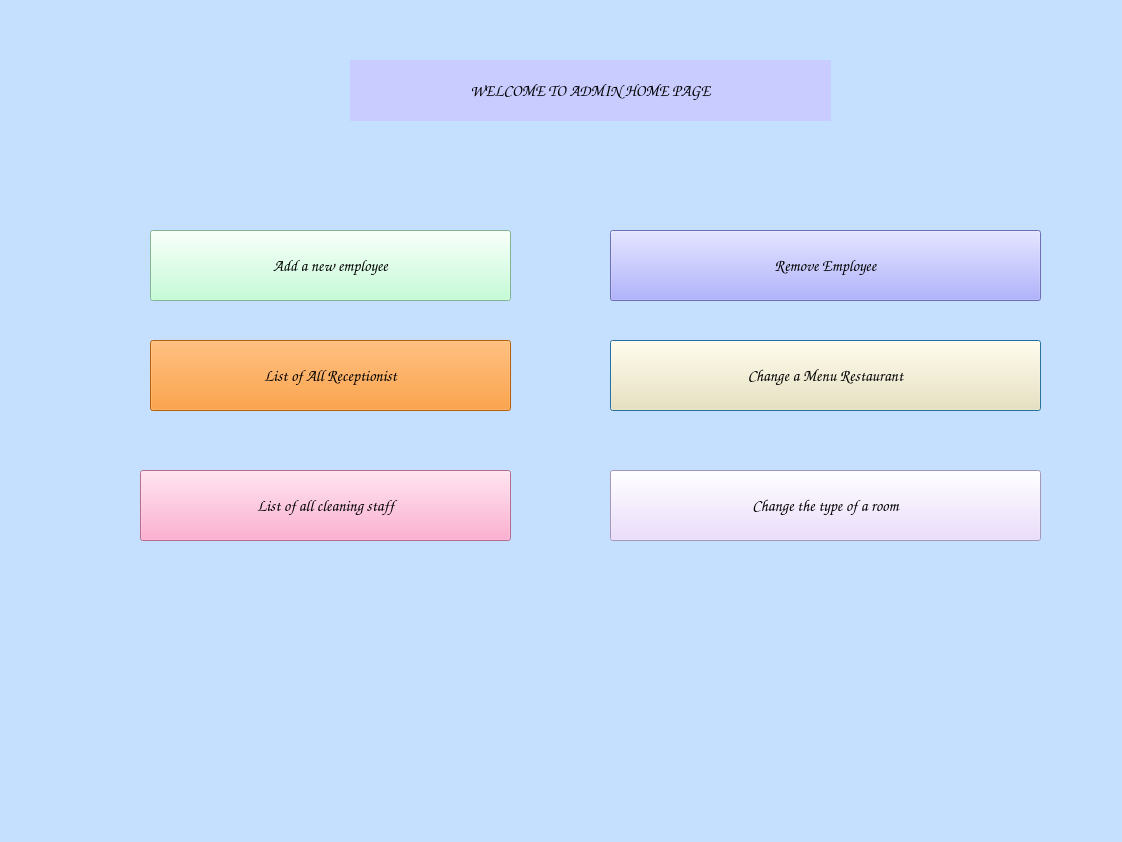
<?xml version="1.0" encoding="UTF-8"?>
<ui version="4.0">
 <class>Admin_WelcomePage</class>
 <widget class="QDialog" name="Admin_WelcomePage">
  <property name="geometry">
   <rect>
    <x>0</x>
    <y>0</y>
    <width>1122</width>
    <height>842</height>
   </rect>
  </property>
  <property name="cursor">
   <cursorShape>ClosedHandCursor</cursorShape>
  </property>
  <property name="windowTitle">
   <string>Receptionist Welcome Page</string>
  </property>
  <property name="styleSheet">
   <string notr="true">background-color: rgb(197, 223, 255);</string>
  </property>
  <widget class="QPushButton" name="WelcomePage_Change_Menu_PB">
   <property name="geometry">
    <rect>
     <x>610</x>
     <y>340</y>
     <width>431</width>
     <height>71</height>
    </rect>
   </property>
   <property name="font">
    <font>
     <family>Comic Sans MS</family>
     <pointsize>12</pointsize>
     <weight>75</weight>
     <bold>true</bold>
    </font>
   </property>
   <property name="cursor">
    <cursorShape>PointingHandCursor</cursorShape>
   </property>
   <property name="styleSheet">
    <string notr="true">background-color: rgb(255, 232, 174);</string>
   </property>
   <property name="text">
    <string>Change a Menu Restaurant</string>
   </property>
  </widget>
  <widget class="QPushButton" name="WelcomePage_Add_new_employee_PB">
   <property name="geometry">
    <rect>
     <x>150</x>
     <y>230</y>
     <width>361</width>
     <height>71</height>
    </rect>
   </property>
   <property name="font">
    <font>
     <family>Comic Sans MS</family>
     <pointsize>12</pointsize>
     <weight>75</weight>
     <bold>true</bold>
    </font>
   </property>
   <property name="cursor">
    <cursorShape>PointingHandCursor</cursorShape>
   </property>
   <property name="styleSheet">
    <string notr="true">background-color: rgb(180, 255, 204);</string>
   </property>
   <property name="text">
    <string>Add a new employee</string>
   </property>
  </widget>
  <widget class="QPushButton" name="WelcomePage_list_of_all_receptionist_PB">
   <property name="geometry">
    <rect>
     <x>150</x>
     <y>340</y>
     <width>361</width>
     <height>71</height>
    </rect>
   </property>
   <property name="font">
    <font>
     <family>Comic Sans MS</family>
     <pointsize>12</pointsize>
     <weight>75</weight>
     <bold>true</bold>
    </font>
   </property>
   <property name="cursor">
    <cursorShape>PointingHandCursor</cursorShape>
   </property>
   <property name="styleSheet">
    <string notr="true">background-color: rgb(255, 134, 12);</string>
   </property>
   <property name="text">
    <string>List of All Receptionist</string>
   </property>
  </widget>
  <widget class="QPushButton" name="WelcomePage_List_cleaning_staff_PB">
   <property name="geometry">
    <rect>
     <x>140</x>
     <y>470</y>
     <width>371</width>
     <height>71</height>
    </rect>
   </property>
   <property name="font">
    <font>
     <family>Comic Sans MS</family>
     <pointsize>12</pointsize>
     <weight>75</weight>
     <bold>true</bold>
    </font>
   </property>
   <property name="cursor">
    <cursorShape>PointingHandCursor</cursorShape>
   </property>
   <property name="styleSheet">
    <string notr="true">background-color: rgb(255, 151, 196);</string>
   </property>
   <property name="text">
    <string>List of all cleaning staff</string>
   </property>
  </widget>
  <widget class="QPushButton" name="WelcomePage_Remove_Employee_PB">
   <property name="geometry">
    <rect>
     <x>610</x>
     <y>230</y>
     <width>431</width>
     <height>71</height>
    </rect>
   </property>
   <property name="font">
    <font>
     <family>Comic Sans MS</family>
     <pointsize>12</pointsize>
     <weight>75</weight>
     <bold>true</bold>
    </font>
   </property>
   <property name="cursor">
    <cursorShape>PointingHandCursor</cursorShape>
   </property>
   <property name="styleSheet">
    <string notr="true">background-color: rgb(152, 154, 255);</string>
   </property>
   <property name="text">
    <string>Remove Employee</string>
   </property>
  </widget>
  <widget class="QLabel" name="WelcomePage_header_L">
   <property name="geometry">
    <rect>
     <x>350</x>
     <y>60</y>
     <width>481</width>
     <height>61</height>
    </rect>
   </property>
   <property name="font">
    <font>
     <family>Comic Sans MS</family>
     <pointsize>12</pointsize>
     <weight>75</weight>
     <bold>true</bold>
    </font>
   </property>
   <property name="cursor">
    <cursorShape>ClosedHandCursor</cursorShape>
   </property>
   <property name="styleSheet">
    <string notr="true">background-color: rgb(201, 204, 255);</string>
   </property>
   <property name="text">
    <string>WELCOME TO ADMIN HOME PAGE</string>
   </property>
   <property name="alignment">
    <set>Qt::AlignCenter</set>
   </property>
  </widget>
  <widget class="QPushButton" name="WelcomePage_Change_type_of_room_PB">
   <property name="geometry">
    <rect>
     <x>610</x>
     <y>470</y>
     <width>431</width>
     <height>71</height>
    </rect>
   </property>
   <property name="font">
    <font>
     <family>Comic Sans MS</family>
     <pointsize>12</pointsize>
     <weight>75</weight>
     <bold>true</bold>
    </font>
   </property>
   <property name="cursor">
    <cursorShape>PointingHandCursor</cursorShape>
   </property>
   <property name="styleSheet">
    <string notr="true">background-color: rgb(232, 212, 255);</string>
   </property>
   <property name="text">
    <string>Change the type of a room</string>
   </property>
  </widget>
 </widget>
 <resources/>
 <connections/>
</ui>
